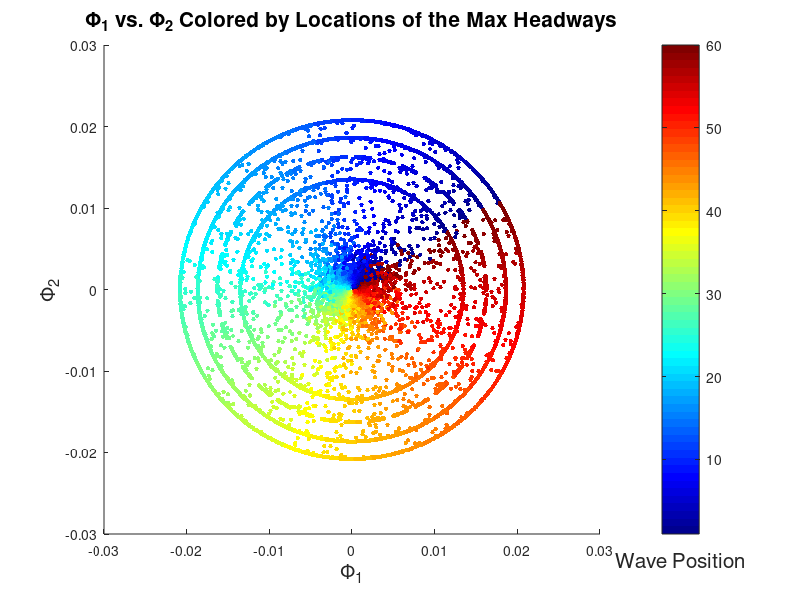
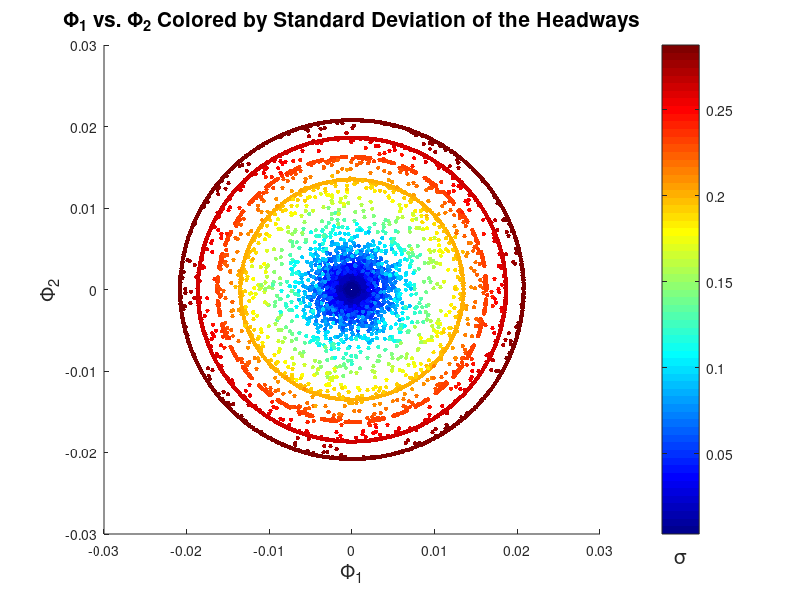

Write MATLAB code to recreate these figures, in order. (Note: this script raises an error after producing the figures.)
function trafficDiffMapBifurcation2D()
h = 1.2;                % optimal velocity parameter
len = 60;               % length of the ring road
numCars = 60;           % number of cars
tskip = 300;            % times for evolving
delta = 500;
stepSize = .0002;        % step size for the secant line approximation
tolerance = 10^(-12);    % tolerance for Newton's method
options = odeset('AbsTol',10^-8,'RelTol',10^-8); % ODE 45 options
foptions = optimset('TolFun',tolerance);              % fsolve options

%% load diffusion map data
load('bigDataMap.mat', 'evecs', 'evals', 'eps', 'allData');

[~, max1] = max(allData,[],1);  % locate the max headway for each data point
% plot eigenvector 1 vs eigenvector 2, colored by max headway location
figure;
scatter(evecs(:,1), evecs(:,2), 100, max1,'.');
h = colorbar;
xlabel(h, 'Wave Position', 'fontsize', 15)
colormap(jet);
xlabel('\Phi_1', 'FontSize',15);
ylabel('\Phi_2', 'FontSize',15);
title('\Phi_1 vs. \Phi_2 Colored by Locations of the Max Headways','FontSize',15);

% plot eigenvector 1 vs eigenvector 2, colored by standard deviation
figure;
scatter(evecs(:,1), evecs(:,2), 100,  std(allData),'.');
colorbar;
h = colorbar;
xlabel(h, '\sigma', 'fontsize', 15)
colormap(jet);
xlabel('\Phi_1', 'FontSize',15);
ylabel('\Phi_2', 'FontSize',15);
title('\Phi_1 vs. \Phi_2 Colored by Standard Deviation of the Headways','FontSize',15);

%% initialize secant continuation
steps = 100;                                % number of steps to take around the curve
bif = zeros(3,steps);                       % array to hold the bifurcation values

% initialize the first reference state
load('start0.884800.mat', 'trafficData', 'vel');
[trafficOutput, tang] = findPeriodic(trafficData, evals, evecs, allData, eps, vel);
ref_2 = getHeadways(trafficOutput(1:60), len);
v0_base2 = vel;
embed_2 = diffMapRestrict(ref_2,evals,evecs,allData,eps);
start = embed_2;

% initialize the second reference state
load('start0.885000.mat', 'trafficData', 'vel');
looped = findPeriodic(trafficData, evals, evecs, allData, eps, vel, tang, start);
ref_1 = getHeadways(looped(1:60), len);
v0_base1 = vel;
embed_1 = diffMapRestrict(ref_1,evals,evecs,allData,eps);      %initial sigma values for secant line approximation

figure; hold on;
scatter(evecs(:,1), evecs(:,2), 'c.');
scatter(embed_1(1), embed_1(2), 'b*');
scatter(embed_2(1), embed_2(2), 'ro');

%% pseudo arc length continuation
for iEq=1:steps
    fprintf('Starting iteration %d of %d \n', iEq, steps);
    w = [embed_2 - embed_1 ; v0_base2 - v0_base1];          % slope of the secant line
    newGuess = [embed_2; v0_base2] + stepSize *(w/norm(w)); % first guess on the secant line
                                	
    %% alternate Newton's method using fsolve
    u = fsolve(@(u)FW(u,allData,w,newGuess,evecs,evals,eps), newGuess,foptions);
    
    bif(:,iEq) = u;                                            % save the new solution
    scatter(u(1), u(2), 'k.'); drawnow;
    
    %% reset the values for the arc length continuation
    embed_1 = embed_2;
    v0_base1 = v0_base2;
    v0_base2 = u(end);
    embed_2 = u(1:2);                     % find the new reference state
end
hold off;

%% plot the bifurcation diagram
figure;
scatter3(bif(1,:),bif(2,:),bif(3,:),'*');
xlabel('\Phi_1');
ylabel('\Phi_2');
zlabel('v_0');

rad = sqrt(bif(1,:).^2 + bif(2,:).^2);
figure;
scatter(bif(3,:), rad, 'b.');
xlabel('v_0');
ylabel('\sigma');

%% function to zero for fsolve
% u         - the current value of (phi_1, v0) that we're trying to find
%               with Newton's method
% ref       - the most recent reference state
% W         - the slope of the secant line for arc length continuation
% newGuess  - the first guess on the secant line for arc length
%               continuation
%
% RETURNS:
% fw    - the functions F and w evaluated at these parameters
    function fw = FW(u,allData,W,newGuess,evecs,evals,lereps)
        fw = zeros(3,1);
        fw(1:2) = F(allData,u(1:2),u(end),evecs,evals,lereps);
        fw(end) = W'*(u - newGuess);
        fprintf('F = %d \n\n',norm(fw));
    end

%% lift, evolve, restrict
% newval     - the current value of the macrovariables,
%                 used to seed the lifting
% orig       - the data set, for use in lifting
% t          - the duration to evaluate the lifted parameters
% v0         - the optimal velocity parameter for this state
% eigvecs    - eigenvectors from diffusion map
% eigvals    - eigenvalues from diffusion map
% lereps     - epsilon used in diffusionmap
% tReference - a second state to lift to, if desired
% RETURNS:
% sigma      - the macro-state of the headways after evolving for t
% sigma2     - the macro-state of the headways, after evolving for t +
%               tReference
    function [sigma, sigma2] = ler(newval,orig,t,v0,eigvecs,eigvals,lereps,tReference)
        fprintf('Lifting to: %f \n', newval(1));
        fprintf('\t and %f \n', newval(2));
        lifted = smartLift2d(newval, eigvecs, eigvals, lereps,v0, orig);
        [~,evo] = ode45(@microsystem,[0 t],lifted, options,[v0 len h]);
        evo = findPeriodic(evo(end,:)', eigvals, eigvecs, orig, lereps, v0, tang, start);        
        evoCars = getHeadways(evo(1:numCars),len);
        sigma = diffMapRestrict(evoCars, eigvals, eigvecs, orig, lereps);
        if (nargin > 7)
            [~,evo2] = ode45(@microsystem,[0 tReference],evo, options,[v0 len h]);
            evo2 = findPeriodic(evo2(end,:)', eigvals, eigvecs, orig, lereps, v0, tang, start);
            evo2Cars = getHeadways(evo2(1:numCars),len);       
            sigma2 = diffMapRestrict(evo2Cars,eigvals,eigvecs, orig, lereps);
        end
    end

%% Finite Difference Quotient
% allData    - data set for use in lifting
% sigma      - the current value of the macrovariable at which point to approximate
%               the time derivative
% v0         - the velocity parameter for this state
% eigvecs    - eigenvectors from diffusion map
% eigvals    - eigenvalues from diffusion map
% lereps     - epsilon used in diffusionmap

%  RETURNS:
%  dif - the difference which approximates the time derivative
    function dif = F(allData, sigma,v0,eigvecs,eigvals,lereps)
        [r0, r1] = ler(sigma, allData, tskip, v0, eigvecs,eigvals,lereps, delta);
        dif = (r1-r0)/delta;
    end

end